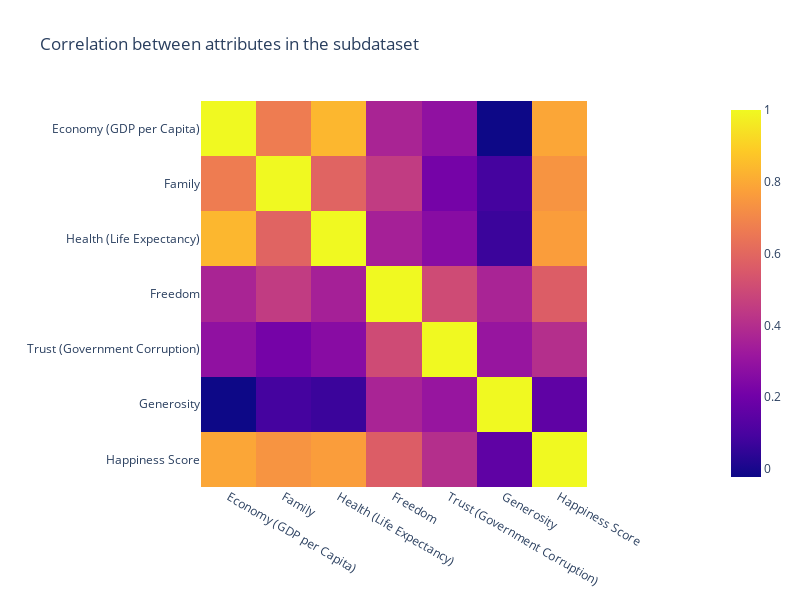

Source (notebook cell):
### Markdown cell above
Find the correlation between the Economy (GDP per Capita), Family, Health (Life Expectancy), Freedom, Trust (Government Corruption), Generosity and Happiness score.

### Code cell
# Create a sub-dataset including Economy (GDP per Capita), Family, Health (Life Expectancy), Freedom, Trust (Government Corruption), Generosity, and Happiness Score attributes

sub_df = preprocessed_df[['Economy (GDP per Capita)', 'Family', 
             'Health (Life Expectancy)', 'Freedom', 
             'Trust (Government Corruption)', 
             'Generosity', 'Happiness Score']]

# Create a heatmap to show the correlation between attributes in the subdataset
fig2 = px.imshow(sub_df.corr(), 
                 title='Correlation between attributes in the subdataset')
fig2.update_layout(height=600, width=800)
fig2.show()

### Figure 1 — Plotly figure (JSON) as saved in the notebook; plotly's stock layout.template omitted (floating-point values rounded to 4 significant figures)
{"data": [{"coloraxis": "coloraxis", "hovertemplate": "x: %{x}<br>y: %{y}<br>color: %{z}<extra></extra>", "name": "0", "type": "heatmap", "x": ["Economy (GDP per Capita)", "Family", "Health (Life Expectancy)", "Freedom", "Trust (Government Corruption)", "Generosity", "Happiness Score"], "xaxis": "x", "y": ["Economy (GDP per Capita)", "Family", "Health (Life Expectancy)", "Freedom", "Trust (Government Corruption)", "Generosity", "Happiness Score"], "yaxis": "y", "z": [[1, 0.6697, 0.8356, 0.3645, 0.2874, -0.02209, 0.7914], [0.6697, 1, 0.5904, 0.4504, 0.2136, 0.08963, 0.7393], [0.8356, 0.5904, 1, 0.35, 0.2633, 0.07027, 0.7661], [0.3645, 0.4504, 0.35, 1, 0.5026, 0.3631, 0.5673], [0.2874, 0.2136, 0.2633, 0.5026, 1, 0.3059, 0.402], [-0.02209, 0.08963, 0.07027, 0.3631, 0.3059, 1, 0.1568], [0.7914, 0.7393, 0.7661, 0.5673, 0.402, 0.1568, 1]]}], "layout": {"coloraxis": {"colorscale": [[0, "#0d0887"], [0.1111, "#46039f"], [0.2222, "#7201a8"], [0.3333, "#9c179e"], [0.4444, "#bd3786"], [0.5556, "#d8576b"], [0.6667, "#ed7953"], [0.7778, "#fb9f3a"], [0.8889, "#fdca26"], [1, "#f0f921"]]}, "height": 600, "title": {"text": "Correlation between attributes in the subdataset"}, "width": 800, "xaxis": {"anchor": "y", "constrain": "domain", "domain": [0, 1], "scaleanchor": "y"}, "yaxis": {"anchor": "x", "autorange": "reversed", "constrain": "domain", "domain": [0, 1]}}}
